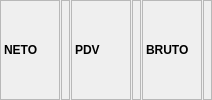
       <widget class="QFrame" name="frame_27">
        <property name="frameShape">
         <enum>QFrame::NoFrame</enum>
        </property>
        <property name="frameShadow">
         <enum>QFrame::Raised</enum>
        </property>
        <layout class="QHBoxLayout" name="horizontalLayout_20">
         <property name="spacing">
          <number>1</number>
         </property>
         <property name="leftMargin">
          <number>0</number>
         </property>
         <property name="topMargin">
          <number>0</number>
         </property>
         <property name="rightMargin">
          <number>0</number>
         </property>
         <property name="bottomMargin">
          <number>0</number>
         </property>
         <item>
          <widget class="QLabel" name="lblRacunIdTitle_3">
           <property name="sizePolicy">
            <sizepolicy hsizetype="Maximum" vsizetype="Preferred">
             <horstretch>0</horstretch>
             <verstretch>0</verstretch>
            </sizepolicy>
           </property>
           <property name="minimumSize">
            <size>
             <width>60</width>
             <height>32</height>
            </size>
           </property>
           <property name="font">
            <font>
             <weight>75</weight>
             <bold>true</bold>
            </font>
           </property>
           <property name="toolTip">
            <string>Poziv Na Broj</string>
           </property>
           <property name="frameShape">
            <enum>QFrame::StyledPanel</enum>
           </property>
           <property name="text">
            <string>NETO</string>
           </property>
          </widget>
         </item>
         <item>
          <widget class="QLabel" name="lblNeto">
           <property name="font">
            <font>
             <weight>75</weight>
             <bold>true</bold>
            </font>
           </property>
           <property name="frameShape">
            <enum>QFrame::StyledPanel</enum>
           </property>
           <property name="text">
            <string/>
           </property>
           <property name="alignment">
            <set>Qt::AlignLeading|Qt::AlignLeft|Qt::AlignVCenter</set>
           </property>
           <property name="textInteractionFlags">
            <set>Qt::LinksAccessibleByMouse|Qt::TextSelectableByMouse</set>
           </property>
          </widget>
         </item>
         <item>
          <widget class="QLabel" name="lblRacunIdTitle_2">
           <property name="sizePolicy">
            <sizepolicy hsizetype="Maximum" vsizetype="Preferred">
             <horstretch>0</horstretch>
             <verstretch>0</verstretch>
            </sizepolicy>
           </property>
           <property name="minimumSize">
            <size>
             <width>60</width>
             <height>32</height>
            </size>
           </property>
           <property name="font">
            <font>
             <weight>75</weight>
             <bold>true</bold>
            </font>
           </property>
           <property name="toolTip">
            <string>Poziv Na Broj</string>
           </property>
           <property name="frameShape">
            <enum>QFrame::StyledPanel</enum>
           </property>
           <property name="text">
            <string>PDV</string>
           </property>
          </widget>
         </item>
         <item>
          <widget class="QLabel" name="lblPdv">
           <property name="font">
            <font>
             <weight>75</weight>
             <bold>true</bold>
            </font>
           </property>
           <property name="frameShape">
            <enum>QFrame::StyledPanel</enum>
           </property>
           <property name="text">
            <string/>
           </property>
           <property name="alignment">
            <set>Qt::AlignLeading|Qt::AlignLeft|Qt::AlignVCenter</set>
           </property>
           <property name="textInteractionFlags">
            <set>Qt::LinksAccessibleByMouse|Qt::TextSelectableByMouse</set>
           </property>
          </widget>
         </item>
         <item>
          <widget class="QLabel" name="lblRacunIdTitle_4">
           <property name="sizePolicy">
            <sizepolicy hsizetype="Maximum" vsizetype="Preferred">
             <horstretch>0</horstretch>
             <verstretch>0</verstretch>
            </sizepolicy>
           </property>
           <property name="minimumSize">
            <size>
             <width>60</width>
             <height>32</height>
            </size>
           </property>
           <property name="font">
            <font>
             <weight>75</weight>
             <bold>true</bold>
            </font>
           </property>
           <property name="toolTip">
            <string>Poziv Na Broj</string>
           </property>
           <property name="frameShape">
            <enum>QFrame::StyledPanel</enum>
           </property>
           <property name="text">
            <string>BRUTO</string>
           </property>
          </widget>
         </item>
         <item>
          <widget class="QLabel" name="lblBruto">
           <property name="font">
            <font>
             <weight>75</weight>
             <bold>true</bold>
            </font>
           </property>
           <property name="frameShape">
            <enum>QFrame::StyledPanel</enum>
           </property>
           <property name="text">
            <string/>
           </property>
           <property name="alignment">
            <set>Qt::AlignLeading|Qt::AlignLeft|Qt::AlignVCenter</set>
           </property>
           <property name="textInteractionFlags">
            <set>Qt::LinksAccessibleByMouse|Qt::TextSelectableByMouse</set>
           </property>
          </widget>
         </item>
        </layout>
       </widget>
